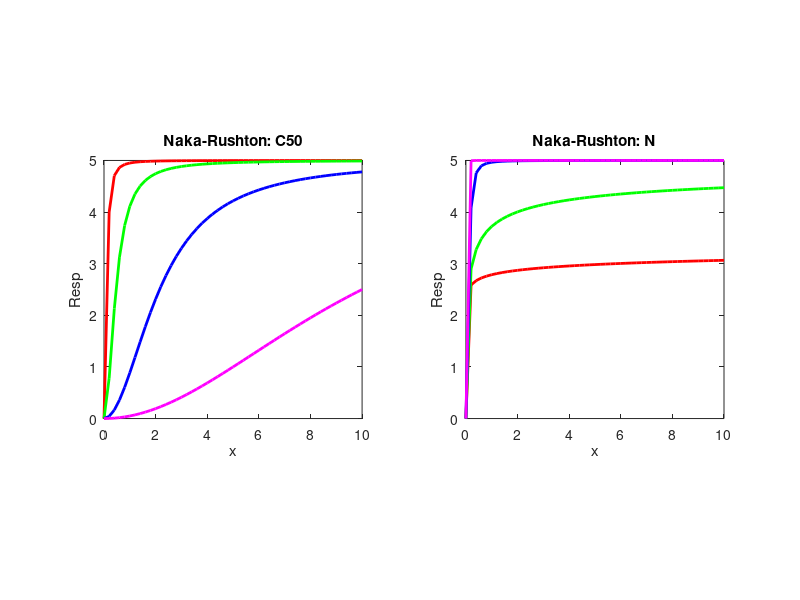

MATLAB code for this plot:
% Author- Abhishek De, 8/18
% Trying to understand Naka-Rushton function

close all; clearvars; 
x = linspace(0,10,51);
Rmax= 5;
bl = 0;
N = 2;
figure(1);set(gcf,'Name','Understanding effects of parameters');
color = ['r','g','b','m','k'];
Chalf = logspace(-1,1,4);
N1 = Chalf;
for ii = 1:numel(Chalf)
    R1 = (Rmax*(x.^N./(x.^N + Chalf(ii).^N))) + bl;
    R2 = (Rmax*(x.^N1(ii)./(x.^N1(ii) + Chalf(1).^N1(ii)))) + bl;
    subplot(121); plot(x,R1,color(ii),'Linewidth',2); hold on;
    subplot(122); plot(x,R2,color(ii),'Linewidth',2); hold on;
end
subplot(121);xlabel('x'); ylabel('Resp'); title('Naka-Rushton: C50'); axis square; hold off;
subplot(122);xlabel('x'); ylabel('Resp'); title('Naka-Rushton: N'); axis square; hold off;
